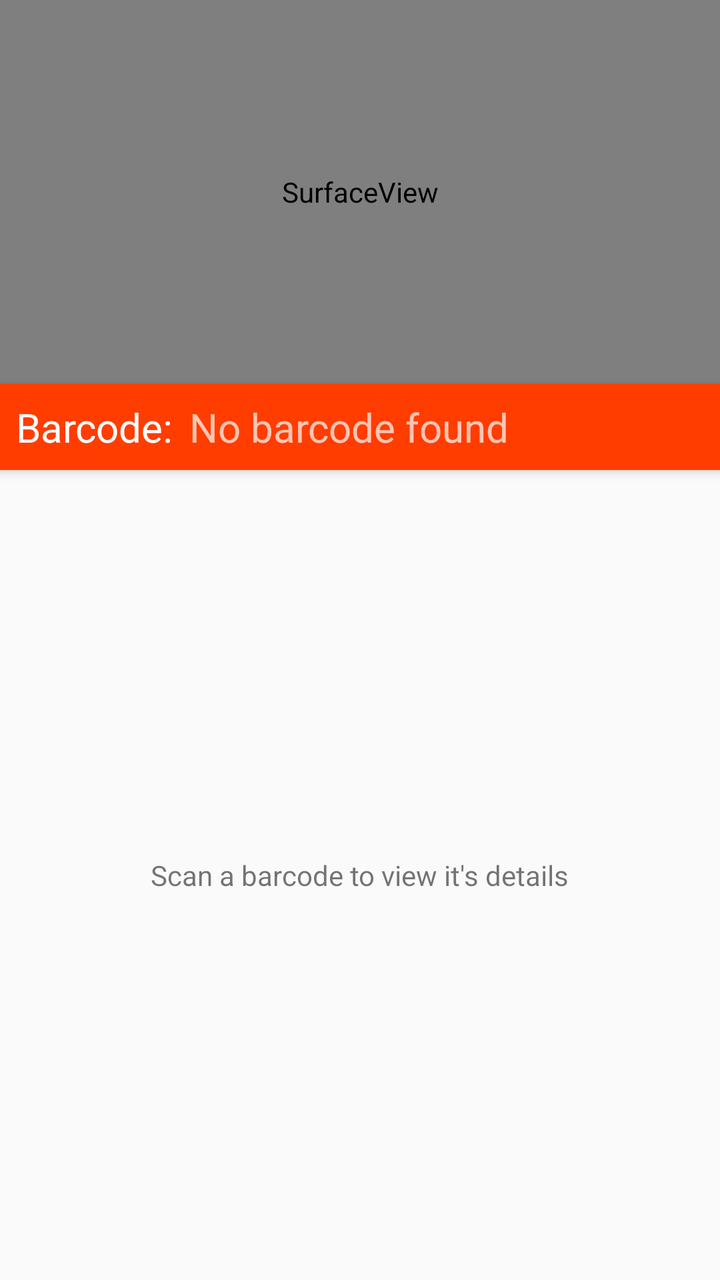
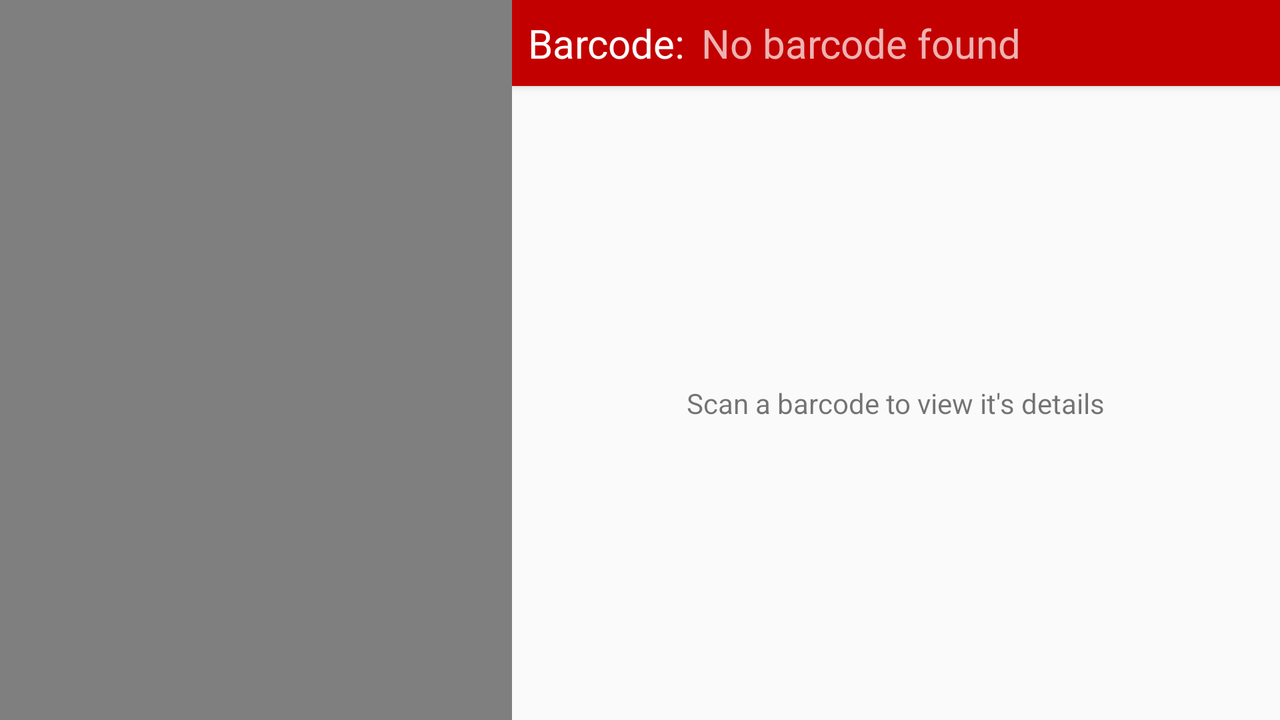

One screen, two layout resources from the same app: the default and the repository's alternative for another configuration. Each is rendered where Android would select it; the XML of both is given below.
<!-- AndroidManifest.xml: application theme AppTheme -->
<!-- res/layout/activity_barcode_scanner.xml -->
<?xml version="1.0" encoding="utf-8"?>
<LinearLayout xmlns:android="http://schemas.android.com/apk/res/android"
  android:layout_width="match_parent"
  android:layout_height="match_parent"
  android:orientation="vertical">

  <SurfaceView
    android:id="@+id/camera_view"
    android:layout_width="match_parent"
    android:layout_height="192dp" />

  <RelativeLayout
    android:layout_width="match_parent"
    android:layout_height="wrap_content"
    android:padding="8dp"
    android:background="?android:colorPrimary"
    android:elevation="3dp">
    <TextView
      android:id="@+id/barcode_label"
      android:layout_width="wrap_content"
      android:layout_height="wrap_content"
      android:layout_marginEnd="8dp"
      android:text="@string/barcode_label"
      android:textColor="?android:textColorPrimaryInverse"
      android:textSize="20sp" />
    <TextView
      android:id="@+id/barcode_text"
      android:layout_width="wrap_content"
      android:layout_height="wrap_content"
      android:layout_alignParentTop="true"
      android:layout_toEndOf="@+id/barcode_label"
      android:text="@string/barcode_none_placeholder"
      android:textColor="?android:textColorSecondaryInverse"
      android:textSize="20sp" />
  </RelativeLayout>
  <RelativeLayout
    android:layout_width="match_parent"
    android:layout_height="match_parent"
    android:padding="16dp">
    <TextView
      android:id="@+id/scan_barcode_placeholder"
      android:layout_width="wrap_content"
      android:layout_height="wrap_content"
      android:layout_centerInParent="true"
      android:text="@string/scan_barcode_placeholder" />
    <ProgressBar
      android:id="@+id/preloader"
      android:layout_width="wrap_content"
      android:layout_height="wrap_content"
      android:layout_centerInParent="true"
      android:visibility="gone" />
    <include
      android:id="@+id/add_album_card"
      layout="@layout/fragment_add_album_card"
      android:layout_width="wrap_content"
      android:layout_height="wrap_content"
      android:layout_centerInParent="true"
      android:visibility="gone" />
  </RelativeLayout>

</LinearLayout>
<!-- res/layout/fragment_add_album_card.xml (included above) -->
<?xml version="1.0" encoding="utf-8"?>
<android.support.v7.widget.CardView xmlns:android="http://schemas.android.com/apk/res/android"
  android:layout_width="match_parent"
  android:layout_height="wrap_content"
  android:layout_margin="4dp">
  <RelativeLayout
    android:id="@+id/album_card"
    android:layout_width="match_parent"
    android:layout_height="wrap_content"
    android:orientation="horizontal">
    <LinearLayout
      android:layout_width="match_parent"
      android:layout_height="wrap_content"
      android:layout_toStartOf="@+id/add_album_button_container"
      android:elevation="3dp"
      android:clipToPadding="false"
      android:orientation="horizontal">
      <ImageView
        android:id="@+id/album_card_cover"
        android:layout_width="92dp"
        android:layout_height="92dp"
        android:layout_marginEnd="8dp"
        android:padding="24dp"
        android:background="?android:colorAccent"
        android:contentDescription="@string/album_cover_content_description"
        android:src="@drawable/ic_album_inverse_24dp" />
      <LinearLayout
        android:layout_width="wrap_content"
        android:layout_height="wrap_content"
        android:orientation="vertical">
        <TextView
          android:id="@+id/album_card_name"
          android:layout_width="wrap_content"
          android:layout_height="wrap_content"
          android:ellipsize="marquee"
          android:fontFamily="sans-serif-medium"
          android:maxLines="1"
          android:text="@string/unknown_album_title_placeholder"
          android:textColor="?android:textColorPrimary"
          android:textSize="20sp" />
        <TextView
          android:id="@+id/album_card_artist"
          android:layout_width="wrap_content"
          android:layout_height="wrap_content"
          android:fontFamily="sans-serif-regular"
          android:text="@string/unknown_artist_placeholder"
          android:textColor="?android:textColorPrimary"
          android:textSize="15sp" />
        <TextView
          android:id="@+id/album_card_release_year"
          android:layout_width="wrap_content"
          android:layout_height="wrap_content"
          android:fontFamily="sans-serif-regular"
          android:textColor="?android:textColorSecondary"
          android:textSize="15sp" />
      </LinearLayout>
    </LinearLayout>
    <RelativeLayout
      android:id="@+id/add_album_button_container"
      android:layout_width="46dp"
      android:layout_height="92dp"
      android:layout_alignParentEnd="true"
      android:background="?colorAccent">
      <ImageView
        android:id="@+id/add_album_button"
        android:layout_width="match_parent"
        android:layout_height="match_parent"
        android:padding="8dp"
        android:background="?android:attr/selectableItemBackground"
        android:clickable="true"
        android:contentDescription="@string/add_album_content_description"
        android:src="@drawable/ic_add_inverse_24dp" />
    </RelativeLayout>
  </RelativeLayout>

</android.support.v7.widget.CardView>
<!-- resources referenced by this layout -->
<resources>
  <!-- drawable ic_album_inverse_24dp (drawable) -->
  <vector xmlns:android="http://schemas.android.com/apk/res/android"
          android:width="24dp"
          android:height="24dp"
          android:viewportWidth="24.0"
          android:viewportHeight="24.0">
      <path
          android:fillColor="?android:textColorPrimaryInverse"
          android:pathData="M12,2C6.48,2 2,6.48 2,12s4.48,10 10,10 10,-4.48 10,-10S17.52,2 12,2zM12,16.5c-2.49,0 -4.5,-2.01 -4.5,-4.5S9.51,7.5 12,7.5s4.5,2.01 4.5,4.5 -2.01,4.5 -4.5,4.5zM12,11c-0.55,0 -1,0.45 -1,1s0.45,1 1,1 1,-0.45 1,-1 -0.45,-1 -1,-1z"/>
  </vector>
  <string name="add_album_content_description">Add Album</string>
  <string name="album_cover_content_description">Album Cover</string>
  <string name="barcode_label">Barcode:</string>
  <string name="barcode_none_placeholder">No barcode found</string>
  <string name="scan_barcode_placeholder">Scan a barcode to view it\'s details</string>
  <string name="unknown_album_title_placeholder">Unknown Title</string>
  <string name="unknown_artist_placeholder">Unknown Artist</string>
  <style name="AppTheme" parent="Theme.AppCompat.Light.DarkActionBar">
      <item name="colorPrimary">@color/colorPrimary</item>
      <item name="colorPrimaryDark">@color/colorPrimaryDark</item>
      <item name="colorAccent">@color/colorAccent</item>
      <item name="android:textColorPrimary">@color/textColorPrimary</item>
      <item name="android:textColorPrimaryInverse">@color/textColorAccent</item>
    </style>
  <color name="colorPrimary">#ff3d00</color>
  <color name="colorPrimaryDark">#c30000</color>
  <color name="colorAccent">#651fff</color>
  <color name="textColorPrimary">#000000</color>
  <color name="textColorAccent">#ffffff</color>
</resources>
<!-- res/layout-land/activity_barcode_scanner.xml (the repository's variant of the layout above) -->
<!-- drawn on the phone turned sideways -->
<?xml version="1.0" encoding="utf-8"?>
<RelativeLayout xmlns:android="http://schemas.android.com/apk/res/android"
  android:layout_width="match_parent"
  android:layout_height="match_parent"
  android:orientation="horizontal">

  <SurfaceView
    android:id="@+id/camera_view"
    android:layout_alignParentStart="true"
    android:layout_width="match_parent"
    android:layout_height="match_parent" />

  <LinearLayout
    android:layout_alignParentEnd="true"
    android:layout_marginStart="256dp"
    android:layout_width="match_parent"
    android:layout_height="match_parent"
    android:orientation="vertical">
    <RelativeLayout
      android:layout_width="match_parent"
      android:layout_height="wrap_content"
      android:padding="8dp"
      android:background="?android:colorPrimaryDark"
      android:elevation="3dp">
      <TextView
        android:id="@+id/barcode_label"
        android:layout_width="wrap_content"
        android:layout_height="wrap_content"
        android:layout_marginEnd="8dp"
        android:text="@string/barcode_label"
        android:textColor="?android:textColorPrimaryInverse"
        android:textSize="20sp" />
      <TextView
        android:id="@+id/barcode_text"
        android:layout_width="wrap_content"
        android:layout_height="wrap_content"
        android:layout_alignParentTop="true"
        android:layout_toEndOf="@+id/barcode_label"
        android:text="@string/barcode_none_placeholder"
        android:textColor="?android:textColorSecondaryInverse"
        android:textSize="20sp" />
    </RelativeLayout>
    <RelativeLayout
      android:layout_width="match_parent"
      android:layout_height="match_parent"
      android:background="?android:colorBackground"
      android:padding="16dp">
      <TextView
        android:id="@+id/scan_barcode_placeholder"
        android:layout_width="wrap_content"
        android:layout_height="wrap_content"
        android:layout_centerInParent="true"
        android:text="@string/scan_barcode_placeholder" />
      <ProgressBar
        android:id="@+id/preloader"
        android:layout_width="wrap_content"
        android:layout_height="wrap_content"
        android:layout_centerInParent="true"
        android:visibility="gone" />
      <include
        android:id="@+id/add_album_card"
        layout="@layout/fragment_add_album_card"
        android:layout_width="wrap_content"
        android:layout_height="wrap_content"
        android:layout_centerInParent="true"
        android:visibility="gone" />
    </RelativeLayout>
  </LinearLayout>

</RelativeLayout>
